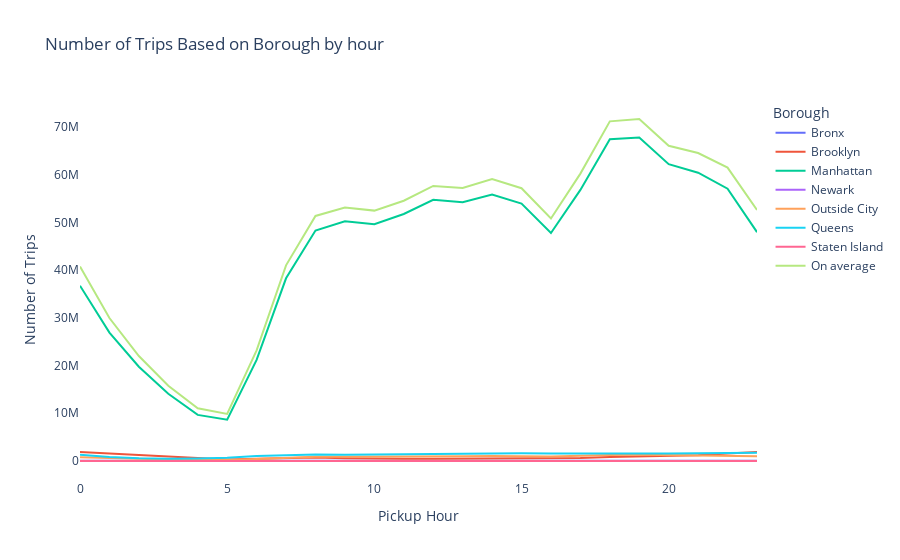
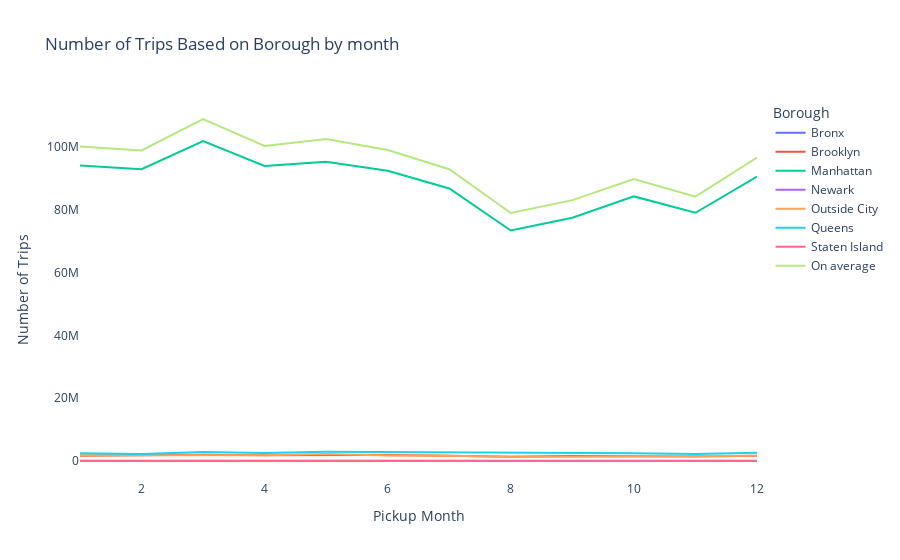

Write notebook code for charts like these, in order.
### Markdown cell above
## Numbers of trips over different time metrics.

### Code cell
for i in ['hour', 'month', 'year']:
    # Calculate number of trips based on borough
    num_trips_borough = df.groupby([f'pickup_{i}', 'Pickup_Borough'])['count(1)'].sum().reset_index()

    # Calculate overall number of trips over time
    num_trips_overall = df.groupby(f'pickup_{i}')['count(1)'].sum().reset_index()
    num_trips_overall['Pickup_Borough'] = 'On average'

    # Concatenate both DataFrames
    num_trips = pd.concat([num_trips_borough, num_trips_overall])

    # Plot number of trips based on borough and overall over time
    fig = px.line(num_trips, x=f'pickup_{i}', y='count(1)', color='Pickup_Borough', 
                  title=f'Number of Trips Based on Borough by {i}')
    fig.update_xaxes(title=f'Pickup {i.capitalize()}')
    fig.update_yaxes(title='Number of Trips')

    # Set clear background
    fig.update_layout(plot_bgcolor='white', paper_bgcolor='white')
    
    # Set legend title
    fig.update_layout(legend=dict(title='Borough'))

    # Show the plot
    fig.show()

### Figure 1 — Plotly figure (JSON) as saved in the notebook; plotly's stock layout.template omitted (floating-point values rounded to 4 significant figures)
{"data": [{"hovertemplate": "Pickup_Borough=Bronx<br>pickup_hour=%{x}<br>count(1)=%{y}<extra></extra>", "legendgroup": "Bronx", "line": {"color": "#636efa", "dash": "solid"}, "marker": {"symbol": "circle"}, "mode": "lines", "name": "Bronx", "orientation": "v", "showlegend": true, "type": "scatter", "x": [0, 1, 2, 3, 4, 5, 6, 7, 8, 9, 10, 11, 12, 13, 14, 15, 16, 17, 18, 19, 20, 21, 22, 23], "xaxis": "x", "y": [44493, 39622, 33968, 32170, 37477, 35456, 45061, 61868, 61386, 53516, 47809, 46142, 45623, 43170, 45081, 46264, 46513, 58276, 53827, 45969, 42295, 43679, 44582, 46388], "yaxis": "y"}, {"hovertemplate": "Pickup_Borough=Brooklyn<br>pickup_hour=%{x}<br>count(1)=%{y}<extra></extra>", "legendgroup": "Brooklyn", "line": {"color": "#EF553B", "dash": "solid"}, "marker": {"symbol": "circle"}, "mode": "lines", "name": "Brooklyn", "orientation": "v", "showlegend": true, "type": "scatter", "x": [0, 1, 2, 3, 4, 5, 6, 7, 8, 9, 10, 11, 12, 13, 14, 15, 16, 17, 18, 19, 20, 21, 22, 23], "xaxis": "x", "y": [1881876, 1560837, 1178476, 843651, 585841, 320930, 481299, 666822, 739449, 583910, 486671, 471501, 496403, 507819, 513353, 503509, 474423, 640836, 839287, 969787, 1040819, 1225876, 1549221, 1861500], "yaxis": "y"}, {"hovertemplate": "Pickup_Borough=Manhattan<br>pickup_hour=%{x}<br>count(1)=%{y}<extra></extra>", "legendgroup": "Manhattan", "line": {"color": "#00cc96", "dash": "solid"}, "marker": {"symbol": "circle"}, "mode": "lines", "name": "Manhattan", "orientation": "v", "showlegend": true, "type": "scatter", "x": [0, 1, 2, 3, 4, 5, 6, 7, 8, 9, 10, 11, 12, 13, 14, 15, 16, 17, 18, 19, 20, 21, 22, 23], "xaxis": "x", "y": [36735224, 26916106, 19752912, 14092243, 9668445, 8643497, 21186504, 38285788, 48312446, 50224909, 49641831, 51763095, 54728430, 54206775, 55851570, 53935917, 47785112, 56811956, 67419287, 67799823, 62195998, 60423541, 57058336, 47959480], "yaxis": "y"}, {"hovertemplate": "Pickup_Borough=Newark<br>pickup_hour=%{x}<br>count(1)=%{y}<extra></extra>", "legendgroup": "Newark", "line": {"color": "#ab63fa", "dash": "solid"}, "marker": {"symbol": "circle"}, "mode": "lines", "name": "Newark", "orientation": "v", "showlegend": true, "type": "scatter", "x": [0, 1, 2, 3, 4, 5, 6, 7, 8, 9, 10, 11, 12, 13, 14, 15, 16, 17, 18, 19, 20, 21, 22, 23], "xaxis": "x", "y": [258, 241, 339, 645, 1504, 2336, 2311, 1879, 1672, 1668, 1761, 1930, 2413, 3082, 4186, 5107, 4526, 3426, 3172, 2713, 1430, 720, 437, 342], "yaxis": "y"}, {"hovertemplate": "Pickup_Borough=Outside City<br>pickup_hour=%{x}<br>count(1)=%{y}<extra></extra>", "legendgroup": "Outside City", "line": {"color": "#FFA15A", "dash": "solid"}, "marker": {"symbol": "circle"}, "mode": "lines", "name": "Outside City", "orientation": "v", "showlegend": true, "type": "scatter", "x": [0, 1, 2, 3, 4, 5, 6, 7, 8, 9, 10, 11, 12, 13, 14, 15, 16, 17, 18, 19, 20, 21, 22, 23], "xaxis": "x", "y": [790605, 595285, 452051, 337796, 242186, 198488, 424253, 718323, 879543, 909203, 901630, 938682, 996407, 1001053, 1045518, 1026024, 919492, 1080147, 1263524, 1285444, 1197848, 1182434, 1133654, 991428], "yaxis": "y"}, {"hovertemplate": "Pickup_Borough=Queens<br>pickup_hour=%{x}<br>count(1)=%{y}<extra></extra>", "legendgroup": "Queens", "line": {"color": "#19d3f3", "dash": "solid"}, "marker": {"symbol": "circle"}, "mode": "lines", "name": "Queens", "orientation": "v", "showlegend": true, "type": "scatter", "x": [0, 1, 2, 3, 4, 5, 6, 7, 8, 9, 10, 11, 12, 13, 14, 15, 16, 17, 18, 19, 20, 21, 22, 23], "xaxis": "x", "y": [1322534, 852715, 581632, 454437, 531672, 658099, 1029255, 1264619, 1353924, 1323784, 1393707, 1327442, 1375132, 1462180, 1645817, 1643251, 1593021, 1631245, 1602173, 1567165, 1574543, 1656304, 1692963, 1740740], "yaxis": "y"}, {"hovertemplate": "Pickup_Borough=Staten Island<br>pickup_hour=%{x}<br>count(1)=%{y}<extra></extra>", "legendgroup": "Staten Island", "line": {"color": "#FF6692", "dash": "solid"}, "marker": {"symbol": "circle"}, "mode": "lines", "name": "Staten Island", "orientation": "v", "showlegend": true, "type": "scatter", "x": [0, 1, 2, 3, 4, 5, 6, 7, 8, 9, 10, 11, 12, 13, 14, 15, 16, 17, 18, 19, 20, 21, 22, 23], "xaxis": "x", "y": [1559, 1304, 1056, 884, 826, 1178, 1130, 1554, 1753, 1834, 1730, 1698, 1812, 1824, 1769, 1746, 2079, 2080, 1999, 1957, 1932, 1788, 1819, 1841], "yaxis": "y"}, {"hovertemplate": "Pickup_Borough=On average<br>pickup_hour=%{x}<br>count(1)=%{y}<extra></extra>", "legendgroup": "On average", "line": {"color": "#B6E880", "dash": "solid"}, "marker": {"symbol": "circle"}, "mode": "lines", "name": "On average", "orientation": "v", "showlegend": true, "type": "scatter", "x": [0, 1, 2, 3, 4, 5, 6, 7, 8, 9, 10, 11, 12, 13, 14, 15, 16, 17, 18, 19, 20, 21, 22, 23], "xaxis": "x", "y": [40776549, 29966110, 22000434, 15761826, 11067951, 9859984, 23169813, 41000853, 51350173, 53098824, 52475139, 54550490, 57646220, 57225903, 59107294, 57161818, 50825166, 60227966, 71183269, 71672858, 66054865, 64534342, 61481012, 52601719], "yaxis": "y"}], "layout": {"legend": {"title": {"text": "Borough"}, "tracegroupgap": 0}, "paper_bgcolor": "white", "plot_bgcolor": "white", "title": {"text": "Number of Trips Based on Borough by hour"}, "xaxis": {"anchor": "y", "domain": [0, 1], "title": {"text": "Pickup Hour"}}, "yaxis": {"anchor": "x", "domain": [0, 1], "title": {"text": "Number of Trips"}}}}

### Figure 2 — Plotly figure (JSON) as saved in the notebook; plotly's stock layout.template omitted (floating-point values rounded to 4 significant figures)
{"data": [{"hovertemplate": "Pickup_Borough=Bronx<br>pickup_month=%{x}<br>count(1)=%{y}<extra></extra>", "legendgroup": "Bronx", "line": {"color": "#636efa", "dash": "solid"}, "marker": {"symbol": "circle"}, "mode": "lines", "name": "Bronx", "orientation": "v", "showlegend": true, "type": "scatter", "x": [1, 2, 3, 4, 5, 6, 7, 8, 9, 10, 11, 12], "xaxis": "x", "y": [92060, 97258, 113982, 94959, 98253, 97745, 94635, 85286, 82447, 79357, 73799, 90854], "yaxis": "y"}, {"hovertemplate": "Pickup_Borough=Brooklyn<br>pickup_month=%{x}<br>count(1)=%{y}<extra></extra>", "legendgroup": "Brooklyn", "line": {"color": "#EF553B", "dash": "solid"}, "marker": {"symbol": "circle"}, "mode": "lines", "name": "Brooklyn", "orientation": "v", "showlegend": true, "type": "scatter", "x": [1, 2, 3, 4, 5, 6, 7, 8, 9, 10, 11, 12], "xaxis": "x", "y": [1673370, 1736745, 2018118, 1832222, 1979849, 1889993, 1662520, 1360734, 1595515, 1575657, 1424986, 1674387], "yaxis": "y"}, {"hovertemplate": "Pickup_Borough=Manhattan<br>pickup_month=%{x}<br>count(1)=%{y}<extra></extra>", "legendgroup": "Manhattan", "line": {"color": "#00cc96", "dash": "solid"}, "marker": {"symbol": "circle"}, "mode": "lines", "name": "Manhattan", "orientation": "v", "showlegend": true, "type": "scatter", "x": [1, 2, 3, 4, 5, 6, 7, 8, 9, 10, 11, 12], "xaxis": "x", "y": [94056547, 92874813, 101788602, 93902638, 95244896, 92350980, 86721527, 73349867, 77408841, 84206295, 78992538, 90501681], "yaxis": "y"}, {"hovertemplate": "Pickup_Borough=Newark<br>pickup_month=%{x}<br>count(1)=%{y}<extra></extra>", "legendgroup": "Newark", "line": {"color": "#ab63fa", "dash": "solid"}, "marker": {"symbol": "circle"}, "mode": "lines", "name": "Newark", "orientation": "v", "showlegend": true, "type": "scatter", "x": [1, 2, 3, 4, 5, 6, 7, 8, 9, 10, 11, 12], "xaxis": "x", "y": [3697, 3331, 4148, 4055, 4667, 4223, 3981, 3736, 3800, 4057, 3893, 4510], "yaxis": "y"}, {"hovertemplate": "Pickup_Borough=Outside City<br>pickup_month=%{x}<br>count(1)=%{y}<extra></extra>", "legendgroup": "Outside City", "line": {"color": "#FFA15A", "dash": "solid"}, "marker": {"symbol": "circle"}, "mode": "lines", "name": "Outside City", "orientation": "v", "showlegend": true, "type": "scatter", "x": [1, 2, 3, 4, 5, 6, 7, 8, 9, 10, 11, 12], "xaxis": "x", "y": [1856641, 1869246, 2059944, 1832340, 2209682, 1771494, 1657144, 1325110, 1369917, 1414562, 1442120, 1702818], "yaxis": "y"}, {"hovertemplate": "Pickup_Borough=Queens<br>pickup_month=%{x}<br>count(1)=%{y}<extra></extra>", "legendgroup": "Queens", "line": {"color": "#19d3f3", "dash": "solid"}, "marker": {"symbol": "circle"}, "mode": "lines", "name": "Queens", "orientation": "v", "showlegend": true, "type": "scatter", "x": [1, 2, 3, 4, 5, 6, 7, 8, 9, 10, 11, 12], "xaxis": "x", "y": [2432311, 2241763, 2855958, 2584832, 2925948, 2848505, 2718433, 2794832, 2561943, 2483789, 2207991, 2622049], "yaxis": "y"}, {"hovertemplate": "Pickup_Borough=Staten Island<br>pickup_month=%{x}<br>count(1)=%{y}<extra></extra>", "legendgroup": "Staten Island", "line": {"color": "#FF6692", "dash": "solid"}, "marker": {"symbol": "circle"}, "mode": "lines", "name": "Staten Island", "orientation": "v", "showlegend": true, "type": "scatter", "x": [1, 2, 3, 4, 5, 6, 7, 8, 9, 10, 11, 12], "xaxis": "x", "y": [3237, 4094, 4574, 3601, 3553, 3448, 3045, 2649, 2752, 2657, 2897, 2645], "yaxis": "y"}, {"hovertemplate": "Pickup_Borough=On average<br>pickup_month=%{x}<br>count(1)=%{y}<extra></extra>", "legendgroup": "On average", "line": {"color": "#B6E880", "dash": "solid"}, "marker": {"symbol": "circle"}, "mode": "lines", "name": "On average", "orientation": "v", "showlegend": true, "type": "scatter", "x": [1, 2, 3, 4, 5, 6, 7, 8, 9, 10, 11, 12], "xaxis": "x", "y": [100117863, 98827250, 108845326, 100254647, 102466848, 98966388, 92861285, 78922214, 83025215, 89766374, 84148224, 96598944], "yaxis": "y"}], "layout": {"legend": {"title": {"text": "Borough"}, "tracegroupgap": 0}, "paper_bgcolor": "white", "plot_bgcolor": "white", "title": {"text": "Number of Trips Based on Borough by month"}, "xaxis": {"anchor": "y", "domain": [0, 1], "title": {"text": "Pickup Month"}}, "yaxis": {"anchor": "x", "domain": [0, 1], "title": {"text": "Number of Trips"}}}}
